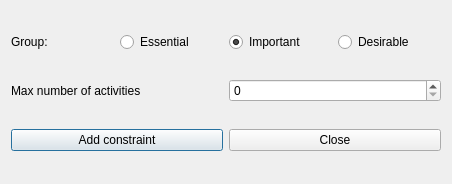
<?xml version="1.0" encoding="UTF-8"?>
<ui version="4.0">
 <class>AddConstraintMaxActivitiesForAllTeachersForm_template</class>
 <widget class="QDialog" name="AddConstraintMaxActivitiesForAllTeachersForm_template">
  <property name="geometry">
   <rect>
    <x>0</x>
    <y>0</y>
    <width>452</width>
    <height>184</height>
   </rect>
  </property>
  <property name="windowTitle">
   <string extracomment="This is the title of the dialog to add a new constraint of this type">Add number of activities for all teachers</string>
  </property>
  <layout class="QVBoxLayout" name="verticalLayout">
   <item>
    <layout class="QHBoxLayout" name="horizontalLayout_4">
     <item>
      <widget class="QLabel" name="groupTextLabel">
       <property name="text">
        <string>Group:</string>
       </property>
      </widget>
     </item>
     <item>
      <widget class="QRadioButton" name="essentialRadioButton">
       <property name="text">
        <string>Essential</string>
       </property>
      </widget>
     </item>
     <item>
      <widget class="QRadioButton" name="importantRadioButton">
       <property name="text">
        <string>Important</string>
       </property>
       <property name="checked">
        <bool>true</bool>
       </property>
      </widget>
     </item>
     <item>
      <widget class="QRadioButton" name="desirableRadioButton">
       <property name="text">
        <string>Desirable</string>
       </property>
      </widget>
     </item>
    </layout>
   </item>
   <item>
    <layout class="QHBoxLayout" name="horizontalLayout_2">
     <item>
      <widget class="QLabel" name="maxHoursTextLabel">
       <property name="frameShape">
        <enum>QFrame::NoFrame</enum>
       </property>
       <property name="frameShadow">
        <enum>QFrame::Plain</enum>
       </property>
       <property name="text">
        <string>Max number of activities</string>
       </property>
       <property name="wordWrap">
        <bool>false</bool>
       </property>
      </widget>
     </item>
     <item>
      <widget class="QSpinBox" name="maxActsSpinBox"/>
     </item>
    </layout>
   </item>
   <item>
    <layout class="QHBoxLayout" name="horizontalLayout_3">
     <item>
      <widget class="QPushButton" name="addConstraintPushButton">
       <property name="text">
        <string>Add constraint</string>
       </property>
      </widget>
     </item>
     <item>
      <widget class="QPushButton" name="closePushButton">
       <property name="text">
        <string>Close</string>
       </property>
      </widget>
     </item>
    </layout>
   </item>
  </layout>
 </widget>
 <layoutdefault spacing="6" margin="11"/>
 <resources/>
 <connections/>
</ui>
